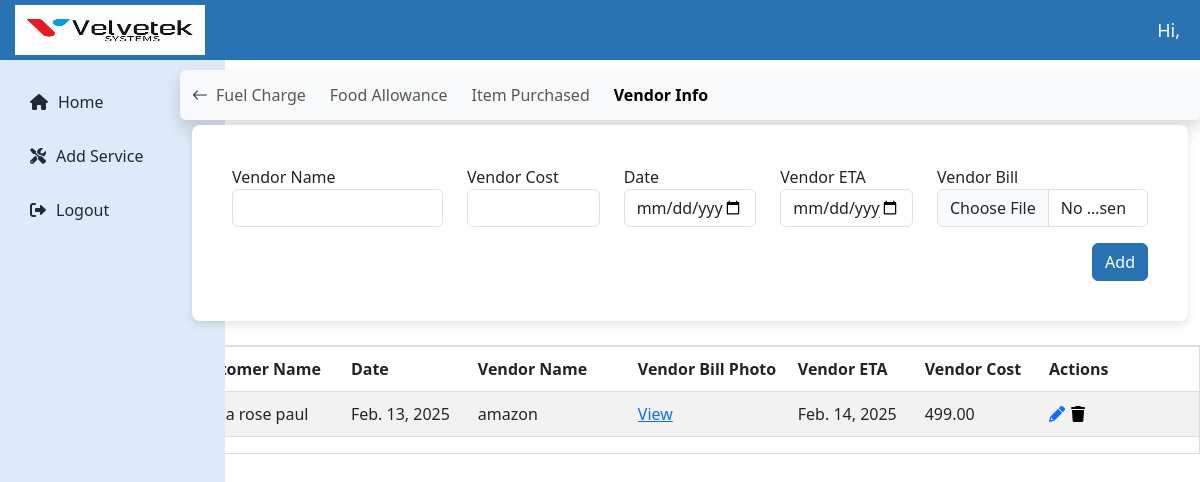
Screenshot of /technician/vendor-info/31/ with the database file from the repository.
### technicianapp/models.py (models this page shows)
class VendorInfo(models.Model):
    date = models.DateField()
    vendor_name = models.CharField(max_length=200)
    vendor_bill_photo = models.ImageField(upload_to='vendorinfo')
    vendor_eta = models.DateField()
    vendor_cost = models.DecimalField(max_digits=10, decimal_places=2)
    apply = models.ForeignKey(Apply, on_delete=models.CASCADE,related_name='vendors',blank=True,null=True)
    customer_name = models.CharField(max_length=225)
    issue = models.TextField()

### technicianapp/views.py (the view, shortened to what this page needs)
# urls.py: path('vendor-info/<int:apply_id>/',views.vendor_info,name='vendor_info'),
def vendor_info(request, apply_id):
    apply_instance = get_object_or_404(Apply, id=apply_id)
    vendors = VendorInfo.objects.filter(apply=apply_instance)
    context = {
        'apply': apply_instance,
        'vendors': vendors,
    }
    return render(request, 'vendor_info.html', context)

### templates/vendor_info.html (shortened to what this page needs)
{% extends 'technician_dashboard.html' %}
{% block content %}
<div class="mt-0">
    <nav class="navbar navbar-expand-lg bg-light shadow rounded custom-navbar" style="max-width: 85%; margin-top: 5px; margin-left: auto;">
    <div class="container-fluid">
        <a class="nav-link d-none d-lg-block" href="{% url 'technician_dashboard' %}">
            <i class="bi bi-arrow-left"></i>
        </a>
        <div class="collapse navbar-collapse" id="vendorNav">
            <ul class="navbar-nav d-flex flex-wrap gap-2">
                <li class="nav-item">
                    <a class="nav-link {% if request.resolver_match.url_name == 'fuelcharge' %}fw-bold active{% endif %}" href="{% url 'fuelcharge' apply.id %}" data-title="Fuel Charge">Fuel Charge</a>
                </li>
                <li class="nav-item">
                    <a class="nav-link {% if request.resolver_match.url_name == 'food_allowance' %}fw-bold active{% endif %}" href="{% url 'food_allowance' apply.id %}" data-title="Food Allowance">Food Allowance</a>
                </li>
                <li class="nav-item">
                    <a class="nav-link {% if request.resolver_match.url_name == 'item_purchased' %}fw-bold active{% endif %}" href="{% url 'item_purchased' apply.id %}" data-title="Item Purchased">Item Purchased</a>
                </li>
                <li class="nav-item">
                    <a class="nav-link {% if request.resolver_match.url_name == 'vendor_info' %}fw-bold active{% endif %}" href="{% url 'vendor_info' apply.id %}" data-title="Vendor Info">Vendor Info</a>
                </li>
            </ul>
        </div>
    </div>
</nav>
    <div class="container" style="max-width: 85%; margin-top: 5px; margin-right: unset;">
        <div class="card p-4">
            <div class="card-body">
                <form action="{% url 'vendor_info' apply.id %}" method="post" enctype="multipart/form-data">
                    <div class="row">
                        <div class="col-md-3">
                            <label for="vendor_name">Vendor Name</label>
                            <input type="text" class="form-control" id="vendor_name" name="vendor_name" required>
                        </div>
                        <div class="col-md-2">
                            <label for="vendor_cost">Vendor Cost</label>
                            <input type="number" class="form-control" id="vendor_cost" name="vendor_cost" required>
                        </div>
                        <div class="col-md-2">
                            <label for="date">Date</label>
                            <input type="date" class="form-control" id="date" name="date" required>
                        </div>
                        <div class="col-md-2">
                            <label for="vendor_eta">Vendor ETA</label>
                            <input type="date" class="form-control" id="vendor_eta" name="vendor_eta" required>
                        </div>
                        <div class="col-md-3">
                            <label for="vendor_bill_photo">Vendor Bill</label>
                            <input type="file" class="form-control" id="vendor_bill_photo" name="vendor_bill_photo" accept="image/*" required>
                        </div>
                    </div>
                    <div class="d-flex justify-content-end mt-3">
                        <button type="submit" class="btn btn-primary">Add</button>
                    </div>
                </form>
            </div>
        </div>
    </div>
    </div>
    <div class="table-responsive mt-4 " style="max-width: 85%; margin-top: 5px; margin-left: auto;"">
        {% if vendors %}
        <table id="basic-datatables" class="table table-striped table-bordered">
            <thead>
                <tr>
                    <th>Customer Name</th>
                    <th>Date</th>
                    <th>Vendor Name</th>
                    <th>Vendor Bill Photo</th>
                    <th>Vendor ETA</th>
                    <th>Vendor Cost</th>
                    <th>Actions</th>
                </tr>
            </thead>
            <tbody>
                {% for d in vendors %}
                <tr>
                <td>{{ d.customer_name }}</td>
                <td>{{ d.date }}</td>
                <td>{{ d.vendor_name }}</td>
                <td>
                    <a href="{{ d.vendor_bill_photo.url }}" target="_blank">View</a>
                </td>
                <td>{{ d.vendor_eta }}</td>
                <td>{{ d.vendor_cost }}</td>
                <td>
                    <div style="display: flex; align-items: center;">
                        <a href="{% url 'update_vendor_info' d.id %}" class="edit-vendorinfo-btn" data-bs-toggle="modal" data-bs-target="#updateVendorInfoModal{{ d.id }}">
                            <i class="fa fa-pencil-alt" aria-hidden="true" title="Update"></i>
                        </a>
<form action="{% url 'update_vendor_info' d.id %}" method="post" style="display: inline;">
    <button type="button" class="icon-link delete-icon" title="Delete" data-bs-toggle="modal" data-bs-target="#deleteVendorInfoModal{{ d.id }}">
        <i class="fa fa-trash" aria-hidden="true"></i>
    </button>
</form>
                    </div>
                </td>
            </tr>
                {% endfor %}
            </tbody>
        </table>
        {% else %}
<div class="alert alert-warning text-center">
    No vendor info available. Please add data.
</div>
{% endif %}
    </div>
{% endblock %}

### static/assets/css/admin_dashboard.css (style rules this page uses)
:root { --primary-color: #2973B2; --secondary-color: #F3F4F6; --accent-color: #441172; --text-color: #1F2937; --white: #ffffff; --sidebar-color: #DDEAF7; }
.card { border: none; border-radius: 8px; box-shadow: 0 4px 8px rgba(0, 0, 0, 0.1); transition: transform 0.2s ease, box-shadow 0.2s ease; }
.navbar { display: flex; position: relative; align-items: center; justify-content: space-between; background-color: var(--white); padding-top: 5px; padding-bottom: 5px; border-radius: 8px; box-shadow: 0 2px 4px rgba(0, 0, 0, 0.1); }
.btn-primary { background-color: var(--primary-color) !important; border-color: var(--primary-color) !important; color: #fff !important; }
.table-responsive { overflow-x: auto; overflow-y: auto; border: 1px solid #ddd; max-height: 485px; height: auto; transition: height 0.3s ease; }
.table { width: 100%; word-wrap: break-word; white-space: normal; table-layout: auto; border-collapse: collapse; }
.table th:nth-child(2), .table td:nth-child(2) { min-width: 100px !important; max-width: 150px !important; }
.table th:nth-child(3), .table td:nth-child(3) { min-width: 150px !important; max-width: 200px !important; }
.table th:nth-child(4), .table td:nth-child(4) { min-width: 150px !important; max-width: 150px !important; }
.table th:nth-child(7), .table td:nth-child(7) { min-width: 150px !important; max-width: 180px !important; }
.table th, .table td { padding: 10px !important; text-align: left !important; border-bottom: 1px solid #ddd !important; border-right: none !important; border-left: none !important; }
.icon-link { color: 2973B2; text-decoration: none; }
.delete-icon { background: none; border: none; cursor: pointer; }

### templates/vendor_info.html (style rules this page uses)
.custom-navbar { width:1288px; margin-left: auto; margin-right: 0; }

### rows the page displays
VendorInfo: customer_name "maria rose paul", date "Feb. 13, 2025", vendor_name "amazon", vendor_eta "Feb. 14, 2025", vendor_cost "499.00"
